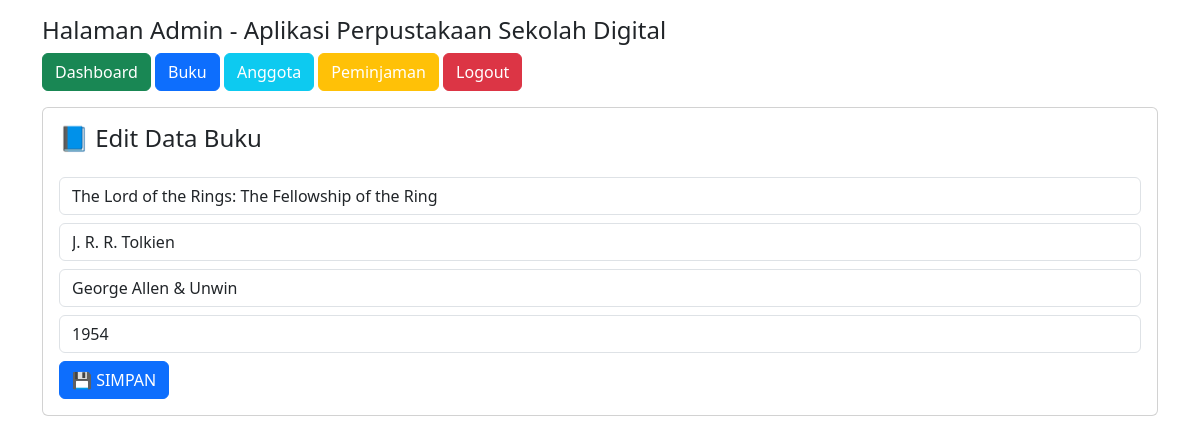
/admin/dashboard.php?halaman=edit_buku&id=9 (signed in), run on the app's committed database.
### tables this page shows
CREATE TABLE `buku` (
  `id_buku` int(11) NOT NULL,
  `judul_buku` varchar(100) NOT NULL,
  `pengarang` varchar(100) NOT NULL,
  `penerbit` varchar(100) NOT NULL,
  `tahun_terbit` year(4) NOT NULL,
  `status` enum('tersedia','tidak') NOT NULL,
  `stok` int(11) DEFAULT 0
);

### admin/edit_buku.php (the view, shortened to what this page needs)
<?php
include '../koneksi.php';
$id = $_GET['id'];
$query_buku = mysqli_query($koneksi, "SELECT * FROM buku WHERE id_buku='$id'");
$data_buku  = mysqli_fetch_array($query_buku);
?>
<h4>📘 Edit Data Buku</h4>
<form method="post" action="" class="mt-3">
    <input value="<?= $data_buku['judul_buku'] ?>" name="judul_buku" type="text" class="form-control mb-2" placeholder="Judul Buku" required>
    <input value="<?= $data_buku['pengarang'] ?>" name="pengarang" type="text" class="form-control mb-2" placeholder="Pengarang" required>
    <input value="<?= $data_buku['penerbit'] ?>" name="penerbit" type="text" class="form-control mb-2" placeholder="Penerbit" required>
    <input value="<?= $data_buku['tahun_terbit'] ?>" name="tahun_terbit" type="number" maxlength="4" class="form-control mb-2" placeholder="Tahun Terbit" required>
    <button name="tombol" type="submit" class="btn btn-primary">💾 SIMPAN</button>
</form>

### data on the page
buku: judul_buku "The Lord of the Rings: The Fellowship of the Ring", pengarang "J. R. R. Tolkien", penerbit "George Allen & Unwin", tahun_terbit "1954"
